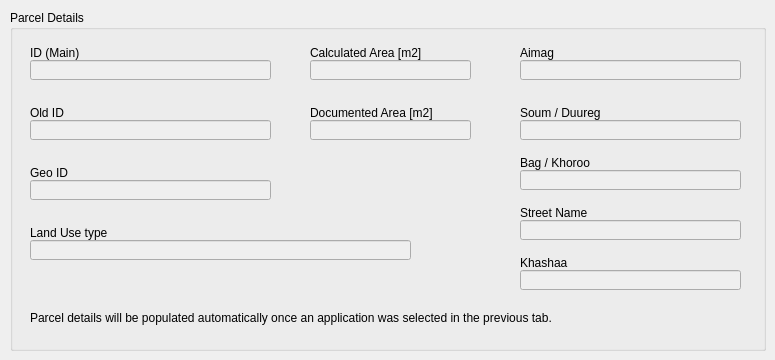
   <widget class="QWidget" name="tab_2">
    <attribute name="title">
     <string>Parcel</string>
    </attribute>
    <widget class="QGroupBox" name="groupBox">
     <property name="geometry">
      <rect>
       <x>10</x>
       <y>10</y>
       <width>756</width>
       <height>341</height>
      </rect>
     </property>
     <property name="title">
      <string>Parcel Details</string>
     </property>
     <widget class="QLineEdit" name="id_main_edit">
      <property name="enabled">
       <bool>false</bool>
      </property>
      <property name="geometry">
       <rect>
        <x>20</x>
        <y>50</y>
        <width>241</width>
        <height>20</height>
       </rect>
      </property>
     </widget>
     <widget class="QLineEdit" name="old_id_edit">
      <property name="enabled">
       <bool>false</bool>
      </property>
      <property name="geometry">
       <rect>
        <x>20</x>
        <y>110</y>
        <width>241</width>
        <height>20</height>
       </rect>
      </property>
     </widget>
     <widget class="QLineEdit" name="geo_id_edit">
      <property name="enabled">
       <bool>false</bool>
      </property>
      <property name="geometry">
       <rect>
        <x>20</x>
        <y>170</y>
        <width>241</width>
        <height>20</height>
       </rect>
      </property>
     </widget>
     <widget class="QLineEdit" name="land_use_type_edit">
      <property name="enabled">
       <bool>false</bool>
      </property>
      <property name="geometry">
       <rect>
        <x>20</x>
        <y>230</y>
        <width>381</width>
        <height>20</height>
       </rect>
      </property>
     </widget>
     <widget class="QLineEdit" name="calculated_area_edit">
      <property name="enabled">
       <bool>false</bool>
      </property>
      <property name="geometry">
       <rect>
        <x>300</x>
        <y>50</y>
        <width>161</width>
        <height>20</height>
       </rect>
      </property>
     </widget>
     <widget class="QLineEdit" name="documents_area_edit">
      <property name="enabled">
       <bool>false</bool>
      </property>
      <property name="geometry">
       <rect>
        <x>300</x>
        <y>110</y>
        <width>161</width>
        <height>20</height>
       </rect>
      </property>
     </widget>
     <widget class="QLineEdit" name="aimag_edit">
      <property name="enabled">
       <bool>false</bool>
      </property>
      <property name="geometry">
       <rect>
        <x>510</x>
        <y>50</y>
        <width>221</width>
        <height>20</height>
       </rect>
      </property>
     </widget>
     <widget class="QLineEdit" name="soum_edit">
      <property name="enabled">
       <bool>false</bool>
      </property>
      <property name="geometry">
       <rect>
        <x>510</x>
        <y>110</y>
        <width>221</width>
        <height>20</height>
       </rect>
      </property>
     </widget>
     <widget class="QLineEdit" name="bag_edit">
      <property name="enabled">
       <bool>false</bool>
      </property>
      <property name="geometry">
       <rect>
        <x>510</x>
        <y>160</y>
        <width>221</width>
        <height>20</height>
       </rect>
      </property>
     </widget>
     <widget class="QLineEdit" name="street_name_edit">
      <property name="enabled">
       <bool>false</bool>
      </property>
      <property name="geometry">
       <rect>
        <x>510</x>
        <y>210</y>
        <width>221</width>
        <height>20</height>
       </rect>
      </property>
     </widget>
     <widget class="QLineEdit" name="khashaa_edit">
      <property name="enabled">
       <bool>false</bool>
      </property>
      <property name="geometry">
       <rect>
        <x>510</x>
        <y>260</y>
        <width>221</width>
        <height>20</height>
       </rect>
      </property>
     </widget>
     <widget class="QLabel" name="label_3">
      <property name="geometry">
       <rect>
        <x>20</x>
        <y>35</y>
        <width>250</width>
        <height>16</height>
       </rect>
      </property>
      <property name="text">
       <string>ID (Main)</string>
      </property>
     </widget>
     <widget class="QLabel" name="label_4">
      <property name="geometry">
       <rect>
        <x>20</x>
        <y>95</y>
        <width>250</width>
        <height>16</height>
       </rect>
      </property>
      <property name="text">
       <string>Old ID</string>
      </property>
     </widget>
     <widget class="QLabel" name="label_5">
      <property name="geometry">
       <rect>
        <x>20</x>
        <y>155</y>
        <width>250</width>
        <height>16</height>
       </rect>
      </property>
      <property name="text">
       <string>Geo ID</string>
      </property>
     </widget>
     <widget class="QLabel" name="label_6">
      <property name="geometry">
       <rect>
        <x>20</x>
        <y>215</y>
        <width>250</width>
        <height>16</height>
       </rect>
      </property>
      <property name="text">
       <string>Land Use type</string>
      </property>
     </widget>
     <widget class="QLabel" name="label_7">
      <property name="geometry">
       <rect>
        <x>300</x>
        <y>35</y>
        <width>166</width>
        <height>16</height>
       </rect>
      </property>
      <property name="text">
       <string>Calculated Area [m2]</string>
      </property>
     </widget>
     <widget class="QLabel" name="label_8">
      <property name="geometry">
       <rect>
        <x>300</x>
        <y>95</y>
        <width>191</width>
        <height>16</height>
       </rect>
      </property>
      <property name="text">
       <string>Documented Area [m2]</string>
      </property>
     </widget>
     <widget class="QLabel" name="label_9">
      <property name="geometry">
       <rect>
        <x>510</x>
        <y>35</y>
        <width>222</width>
        <height>16</height>
       </rect>
      </property>
      <property name="text">
       <string>Aimag</string>
      </property>
     </widget>
     <widget class="QLabel" name="label_10">
      <property name="geometry">
       <rect>
        <x>510</x>
        <y>95</y>
        <width>222</width>
        <height>16</height>
       </rect>
      </property>
      <property name="text">
       <string>Soum / Duureg</string>
      </property>
     </widget>
     <widget class="QLabel" name="label_11">
      <property name="geometry">
       <rect>
        <x>510</x>
        <y>145</y>
        <width>222</width>
        <height>16</height>
       </rect>
      </property>
      <property name="text">
       <string>Bag / Khoroo</string>
      </property>
     </widget>
     <widget class="QLabel" name="label_12">
      <property name="geometry">
       <rect>
        <x>510</x>
        <y>195</y>
        <width>222</width>
        <height>16</height>
       </rect>
      </property>
      <property name="text">
       <string>Street Name</string>
      </property>
     </widget>
     <widget class="QLabel" name="label_13">
      <property name="geometry">
       <rect>
        <x>510</x>
        <y>245</y>
        <width>222</width>
        <height>16</height>
       </rect>
      </property>
      <property name="text">
       <string>Khashaa</string>
      </property>
     </widget>
     <widget class="QLabel" name="label_14">
      <property name="geometry">
       <rect>
        <x>20</x>
        <y>300</y>
        <width>721</width>
        <height>16</height>
       </rect>
      </property>
      <property name="text">
       <string>Parcel details will be populated automatically once an application was selected in the previous tab.</string>
      </property>
     </widget>
    </widget>
   </widget>
